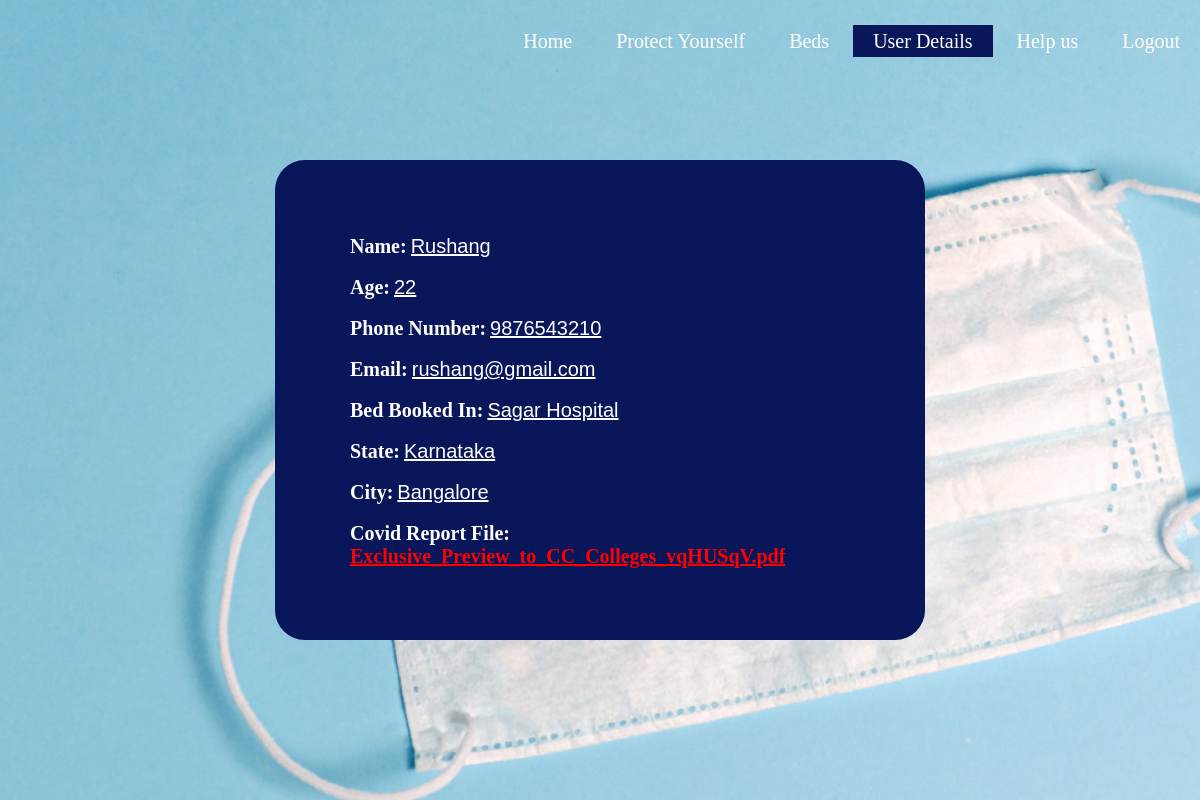
The page /userdetails/ (signed in) on the database its author committed.
### LoginPage/models.py (models this page shows)
class extendeduser(models.Model):
    name = models.CharField(max_length=200, null=True)
    age = models.IntegerField(null=True)
    phone_no = models.IntegerField(null=True)
    email = models.CharField(max_length=200, null=True)
    reportFile = models.FileField()
    aadhar = models.IntegerField(null=True, unique=True)
    state = models.CharField(max_length=200, null=True)
    city = models.CharField(max_length=200, null=True)
    hSelectedName = models.CharField(max_length=200, null=True, default='Hospital not yet booked')
    hBooked = models.BooleanField(default=False)
    user = models.OneToOneField(User, on_delete=models.CASCADE)

### LoginPage/views.py (the view)
# urls.py: path('userdetails/', userDetails),
@login_required(login_url='/login/')
def userDetails(request):
    if request.method == "POST":
        user = extendeduser.objects.get(user=request.user)
        filename = user.reportFile.path
        response = FileResponse(open(filename, "rb"), as_attachment=True)
        return response
    uData = extendeduser.objects.filter(user=request.user)
    return render(request, 'LoginPage/details.html', {'udata': uData})

### LoginPage/templates/LoginPage/details.html (shortened to what this page needs)
{% load static %}
<html>
    <head>
        <link href = "{% static 'LoginPage/details.css' %}" rel="stylesheet" type="text/css">
    </head>
    <body>
        <header>
            <div class="top">
                <ul class="nav-menu">
                    <li><a href = "/homepageAL/">Home</a></li>
                    <li><a href = "/protectyourselfAL/">Protect Yourself</a></li>
                    <li><a href = "/hospitaldetails/">Beds</a></li>
                    <li class="btn"><a href = "/userdetails/">User Details</a></li>
                    <li><a href = "/helpusAL/">Help us</a></li>
                    <li ><a href = "/logout/">Logout</a></li>
                </ul>
            </div>
        {% for u in udata %}
        <div class="formDiv">
            <form class="signupForm" action="index.html" method="post">
              <span class="formItems">Name:</span>
              <input type="text" name="" value="{{u.name}}" readonly="readonly">
              <br />
              <span class="formItems">Age:</span>
              <input type="text" name="" value="{{u.age}}" readonly="readonly">
              <br />
              <span class="formItems">Phone Number:</span>
              <input type="text" name="" value="{{u.phone_no}}" readonly="readonly">
              <br />
              <span class="formItems">Email:</span>
              <input type="text" name="" value="{{u.email}}" readonly="readonly">
              <br />
              <span class="formItems">Bed Booked In:</span>
              <input type="text" name="" value="{{u.hSelectedName}}" readonly="readonly">
              <br />
              <span class="formItems">State:</span>
              <input type="text" name="" value="{{u.state}}" readonly="readonly">
              <br />
              <span class="formItems">City:</span>
              <input type="text" name="" value="{{u.city}}" readonly="readonly">
            </form>
                <span class="formItems">Covid Report File: </span>
                {% if u.hBooked == True %}
                <form method="POST">
                    <input type="submit" class="formItemsNew" value="{{ u.reportFile }}">
                </form>
                {% endif %}
        </div>
        {% endfor %}
    </header>
    </body>
</html>

### LoginPage/static/LoginPage/details.css (style rules this page uses)
* { margin:0; padding:0; }
header { background-image:url('details.png'); height: 100%; background-size:cover; background-position:center ; }
.nav-menu { float: right; list-style:none; margin-top:30px; }
.nav-menu li { display:inline-block }
.nav-menu li a { color: rgb(255, 255, 255); text-decoration: rgb(54, 49, 36); padding: 5px 20px; font-family: "Verdana", "sans-serif"; font-size: 20px; }
.btn a { border:solid; border:white; background-color:rgb(9, 22, 90); }
.formDiv { border-radius: 30px; padding: 75px; padding-bottom: 5px; position: absolute; height:100%; max-height:400px; border:rgb(9, 22, 90); background-color:rgb(9, 22, 90); left:0; right:0; top:0; bottom:0; width: 50%; max-width: 500px; margin: auto auto; justify-content: space-evenly; }
.formItems { font-size: 20px; color: white; font-weight: bold; font-family: serif; }
.formItemsNew { font-size: 20px; color: red; font-weight: bold; font-family: serif; }
input { font-size: 20px; color: white; position: unset; border: none; background-color:rgb(9, 22, 90); text-decoration: underline; }

### rows shown on the page
extendeduser: name "Rushang", age "22", phone_no "9876543210", email "rushang@gmail.com", hSelectedName "Sagar Hospital", state "Karnataka", city "Bangalore", reportFile "Exclusive_Preview_to_CC_Colleges_vqHUSqV.pdf"
